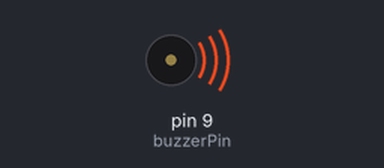
Bench run of a sketch on a simulated Arduino Uno, built with avr-gcc and run on an emulated ATmega328P. Shown: buzzer (waves = sounding).

Above: at 1.8 s.
At 3.1 s:
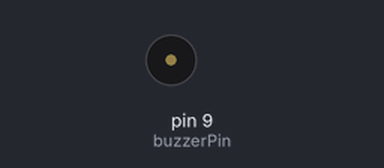
Timing chart, 0 to 5.3 s (numbered marks = the images above):
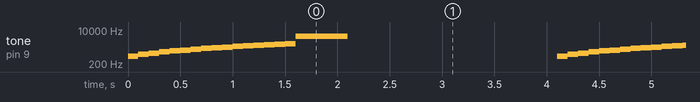

The sketch:

ComputerBomb.ino
```cpp
int buzzerPin = 9;  // Pin connected to the active buzzer

void setup() {
  // Nothing to set up
}

void loop() {
  // Rising alarm: increasing frequency and speed
  for (int i = 500; i <= 2000; i += 100) { // Frequency increases from 500Hz to 2000Hz
    tone(buzzerPin, i, 200);  // Play the tone for 200ms
    delay(100);                // Shorter delay as we go faster
  }

  // Explosion sound: loud, sudden tone to simulate bomb explosion
  tone(buzzerPin, 5000, 500);  // High-frequency loud tone (5000Hz) for 500ms
  delay(500);                  // Short delay for dramatic effect

  // Pause before repeating the alarm or explosion (optional)
  delay(2000);  // Pause to give a break before starting again
}
```
